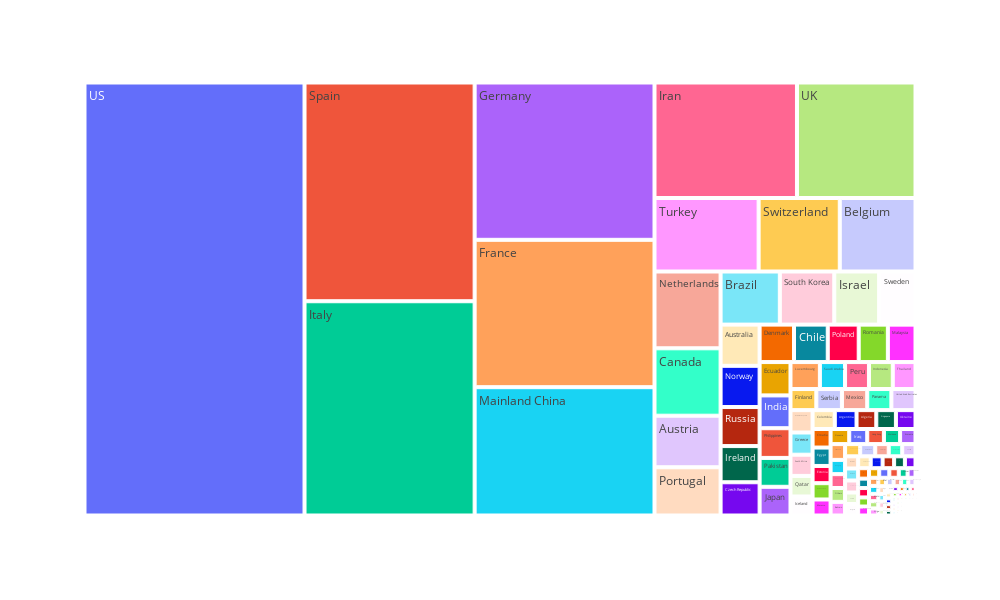

Source (notebook cell):
### Code cell
fig = px.treemap(df_countries, path=['Country'], values='Confirmed', height=600, width=1000)

fig.update_layout(
    title_x = 0.5,
    geo=dict(
        showframe = False,
        showcoastlines = False,
    ))

# fig.show()

### Figure 1 — Plotly figure (JSON) as saved in the notebook; plotly's stock layout.template omitted (floating-point values rounded to 4 significant figures; data arrays with more than 128 entries replaced by an {"elided": "..."} marker saying what was removed)
{"data": [{"branchvalues": "total", "domain": {"x": [0, 1], "y": [0, 1]}, "hovertemplate": "labels=%{label}<br>Confirmed=%{value}<br>parent=%{parent}<br>id=%{id}<extra></extra>", "ids": {"elided": "209 str values"}, "labels": {"elided": "209 str values"}, "name": "", "parents": {"elided": "209 str values"}, "type": "treemap", "values": {"elided": "209 int values"}}], "layout": {"geo": {"showcoastlines": false, "showframe": false}, "height": 600, "legend": {"tracegroupgap": 0}, "margin": {"t": 60}, "title": {"x": 0.5}, "width": 1000}}
